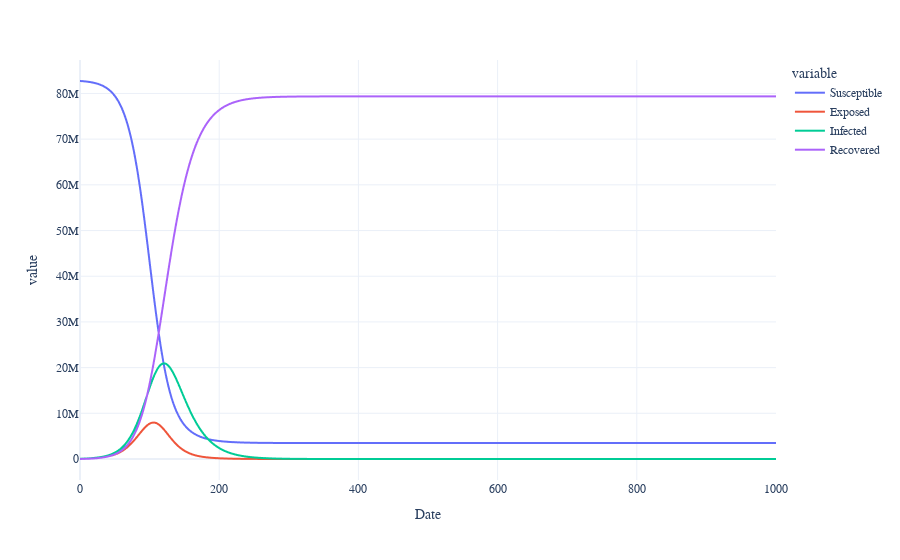

The code cell stored with this chart in its notebook:
### Code cell
fig = px.line(results, x="id", y="value", color="variable", template='plotly_white')
    
fig.layout.update(
    xaxis_title="Date",
    font=dict(family="Arial", size=12))
    
fig

### Figure 1 — Plotly figure (JSON) as saved in the notebook; plotly's stock layout.template omitted (floating-point values rounded to 4 significant figures; data arrays with more than 128 entries replaced by an {"elided": "..."} marker saying what was removed)
{"data": [{"hoverlabel": {"namelength": 0}, "hovertemplate": "variable=Susceptible<br>id=%{x}<br>value=%{y}", "legendgroup": "Susceptible", "line": {"color": "#636efa", "dash": "solid"}, "mode": "lines", "name": "Susceptible", "showlegend": true, "type": "scattergl", "x": {"elided": "1001 int values"}, "xaxis": "x", "y": {"elided": "1001 int values"}, "yaxis": "y"}, {"hoverlabel": {"namelength": 0}, "hovertemplate": "variable=Exposed<br>id=%{x}<br>value=%{y}", "legendgroup": "Exposed", "line": {"color": "#EF553B", "dash": "solid"}, "mode": "lines", "name": "Exposed", "showlegend": true, "type": "scattergl", "x": {"elided": "1001 int values"}, "xaxis": "x", "y": {"elided": "1001 int values"}, "yaxis": "y"}, {"hoverlabel": {"namelength": 0}, "hovertemplate": "variable=Infected<br>id=%{x}<br>value=%{y}", "legendgroup": "Infected", "line": {"color": "#00cc96", "dash": "solid"}, "mode": "lines", "name": "Infected", "showlegend": true, "type": "scattergl", "x": {"elided": "1001 int values"}, "xaxis": "x", "y": {"elided": "1001 int values"}, "yaxis": "y"}, {"hoverlabel": {"namelength": 0}, "hovertemplate": "variable=Recovered<br>id=%{x}<br>value=%{y}", "legendgroup": "Recovered", "line": {"color": "#ab63fa", "dash": "solid"}, "mode": "lines", "name": "Recovered", "showlegend": true, "type": "scattergl", "x": {"elided": "1001 int values"}, "xaxis": "x", "y": {"elided": "1001 int values"}, "yaxis": "y"}], "layout": {"font": {"family": "Arial", "size": 12}, "legend": {"title": {"text": "variable"}, "tracegroupgap": 0}, "margin": {"t": 60}, "xaxis": {"anchor": "y", "domain": [0, 1], "title": {"text": "Date"}}, "yaxis": {"anchor": "x", "domain": [0, 1], "title": {"text": "value"}}}}
